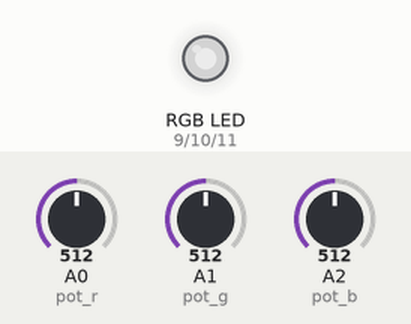
A sketch run on a simulated Arduino Uno, built with avr-gcc and run on an emulated ATmega328P. Parts: an RGB LED mixed from three pins (HIGH = lit). The inputs (shaded band) are chosen by the test bench; at power-on: A0 (pot_r) = 512, A1 (pot_g) = 512, A2 (pot_b) = 512. Dim RGB values are drawn brighter than linear.

Above: at 1.2 s.
1.3 s: A0 (pot_r) set to 716
At 2.4 s:
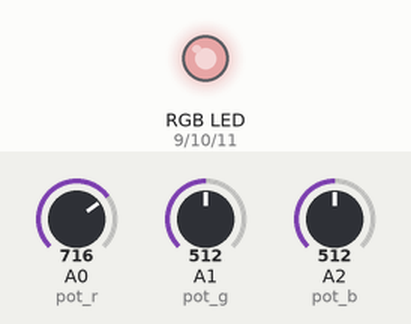
2.8 s: A1 (pot_g) set to 716
At 3.5 s:
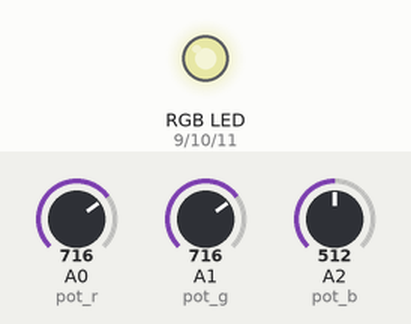
4.3 s: A2 (pot_b) set to 716
At 4.7 s:
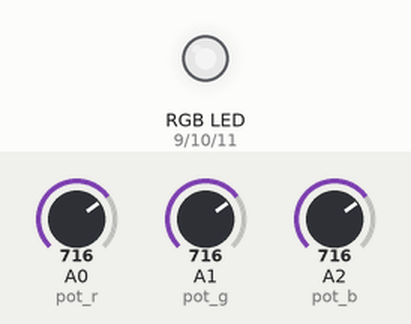
5.8 s: A0 (pot_r) set to 900
At 7.0 s:
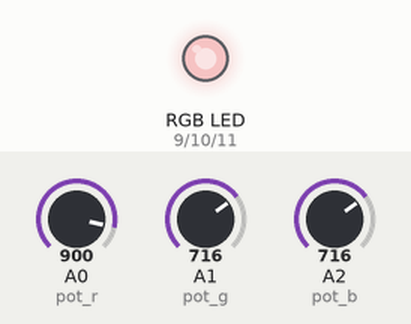
7.3 s: A1 (pot_g) set to 900
At 8.2 s:
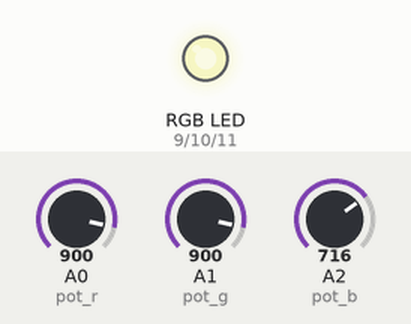
8.8 s: A2 (pot_b) set to 900
At 9.3 s:
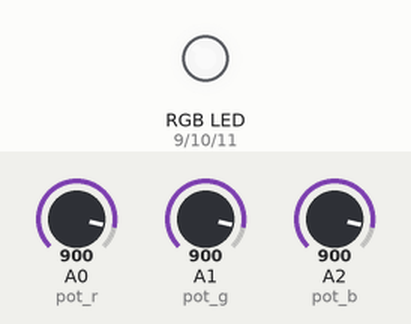
Timing chart, 0 to 11.3 s (numbered marks = the images above; inputs shaded):
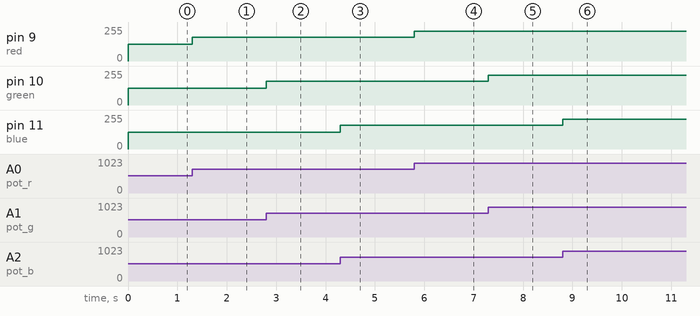

The sketch:

rbgPotentioControl.ino
```cpp
#define red 9
#define green 10
#define blue 11

#define pot_r A0
#define pot_g A1
#define pot_b A2

void setup() {
  // put your setup code here, to run once:
    pinMode(red,OUTPUT);
    pinMode(green,OUTPUT);
    pinMode(blue,OUTPUT);

    digitalWrite(red,HIGH);
    digitalWrite(green,HIGH);
    digitalWrite(blue,HIGH);
}

void loop() {
  // put your main code here, to run repeatedly:

  int red_value = analogRead(pot_r);
  int green_value = analogRead(pot_g);
  int blue_value =analogRead(pot_b);

  red_value = map(red_value, 0,1023, 0,255);
  green_value = map(green_value, 0,1023, 0,255);
  blue_value = map(blue_value, 0,1023, 0,255);

  analogWrite(red,red_value);
  analogWrite(green,green_value);
  analogWrite(blue,blue_value);

}
```

Measured:
- after the input at 1.3 s, pin 9 (red): 127/255 → 178/255 at once
- after the input at 2.8 s, pin 10 (green): 127/255 → 178/255 at once
- after the input at 4.3 s, pin 11 (blue): 127/255 → 178/255 at once
- after the input at 5.8 s, pin 9 (red): 178/255 → 224/255 at once
- after the input at 7.3 s, pin 10 (green): 178/255 → 224/255 at once
- after the input at 8.8 s, pin 11 (blue): 178/255 → 224/255 at once
